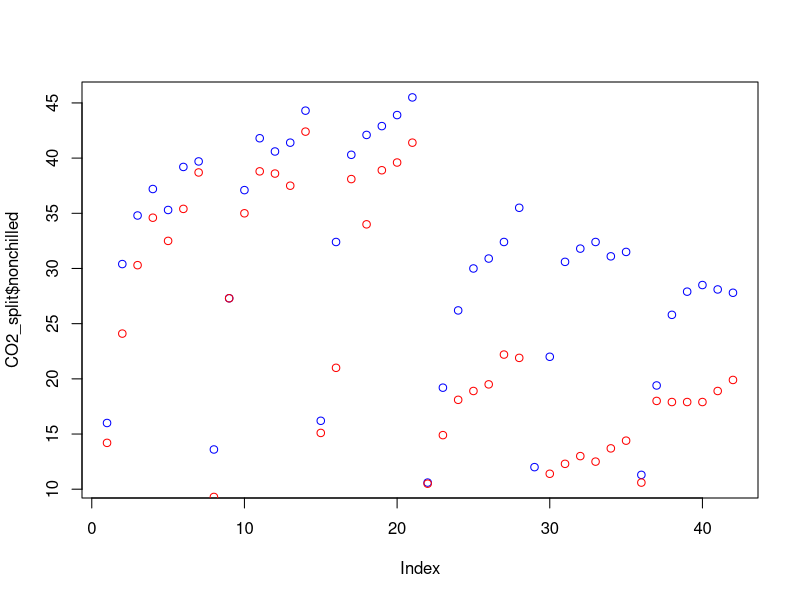
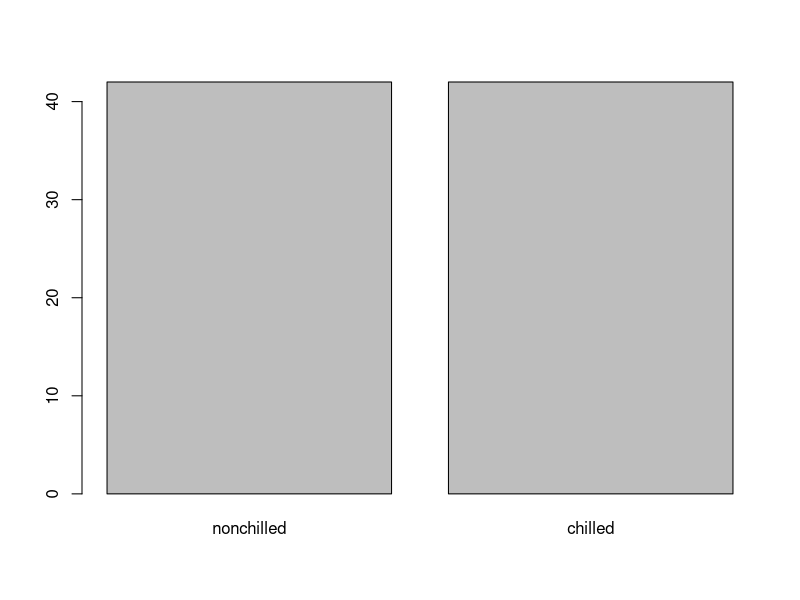

Generate these figures, in order, with R: (Note: this script raises an error after producing the figures.)
# Introduction to plotting in R

# Don't forget to try the vignettes at the bottom of each help page!

# Visualization types --------------------------------------------------------------------------------------------------------------------------------------------

## Plots of data distribution in one dimension ######################

### Histogram - group the data into bins (default or custom defined) spanning the range of the data and display frequency of each bin.
?hist

### Density - Smooth out the data and display density (analogous to continuous frequency) of data along the range of the data.
?density # Combine with plot() to vizualize; i.e. plot(density(x))

### Dotchart - Display all point values along one dimension.
?dotchart


## Plots in two-dimension ###########################

### Ordinary point plotting
?plot # Plot points along x and y axes. Follow with points() for additional points from related data, or lines(); examples below.

### Grid plotting with grid cell values
?image # Plot a raster 'image', which is a set of coordinates x & y, and cell values z. 

### Box plot - Group the data along discrete factors, and display median, interquartile range (whiskers), and outliers
?boxplot



# What makes a good visualization? 
# * Plots should have a **purpose**, a clearly defined set of variables and a message being conveyed. 
# * Plots should be succinct and uncluttered so as to allow easy interpretation of the purpose. 
# * Plots should be comprehensive, representing the data accurately and fairly.

# Save data from internal `datasets` package as a new object.
# This dataset is observations of CO2 uptake by plants originating from
# different locations, and with different temperature treatments performed.
CO2 = datasets::CO2

# Remind us what it looks like - three columns of character vectors represented as 'factors', and two numeric columns
head(CO2)

# More specific information about the structure (str) of the data
str(CO2)

# Visualization 1 ------------------------------------------------------------------------------------------------

# Changing ambient CO2 should affect CO2 uptake - less CO2 available might imply a slower uptake rate. Can we visualize this?

# Visualization 2 ------------------------------------------------------------------------------------------------

# Biological processes are usually temperature mediated. We should expect higher
# respiration (CO2 uptake) with higher temperatures. What are the temp
# treatments? 'levels' extracts the unique factors from a 'factor' vector. In
# this case, 'chilled' and 'nonchilled' represented as 1's and 2's

levels(CO2$Treatment)

# We're interested in the distribution of uptake as it relates to treatment. How can we visualize this?
# * Points colored by factor
# * Box plot - grouping along a discrete variable (treatment) and display distribution of data
# * Density plot with line type determined by factor

# Split data frame by treatment. Makes two lists of CO2$uptake separated by treatment.
(CO2_split = split(CO2$uptake, CO2$Treatment))


# Colored points
plot(CO2_split$nonchilled, col = 'blue')
points(CO2_split$chilled, col = 'red')

# Plot opens up the plotting window defaulting to the ranges of the data initially passed to plot()
# Additional points can be added by following plot() with points(), but the window size will not change!

plot(CO2$Treatment)

# Box plot - 'split' first by treatment and plot
boxplot(CO2_split_treatment)

# Plot density
plot( density(split(CO2$uptake, CO2$Treatment)$chilled) )
lines( density(split(CO2$uptake, CO2$Treatment)$nonchilled) , linetype)